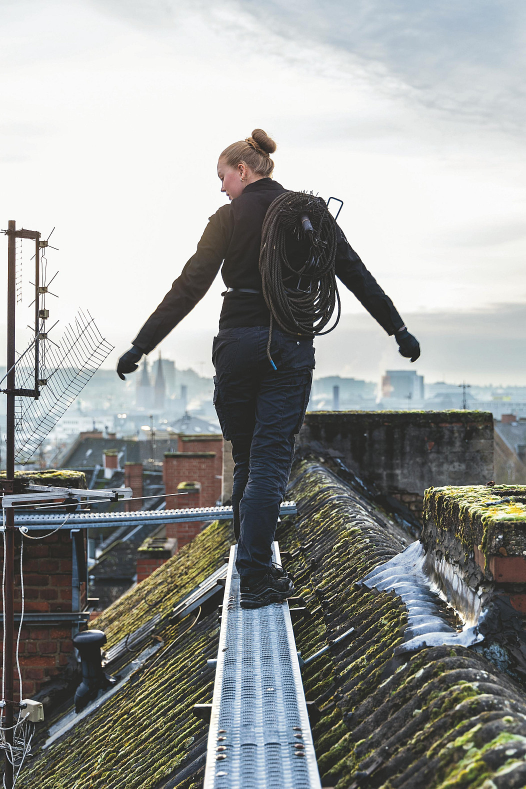
#> input picture testPics/8d672c174325539f.jpg, 1052 x 1577 px (shown at 1/2 size)
$ python detect-artifacts.py ../testPics/8d672c174325539f.jpg   (older library calls are emulated)
#> lines starting #> are read from the running program, lines starting #| are printed output that depends on the picture; after the words box and inside, x2 and y2 are one past the last pixel; in counts of white or black regions, pixels touching at a corner belong together
#> in detect_artifacts, img is the input picture: shape (1577, 1052, 3); mean B, G, R 150.7, 152.8, 150.7
import cv2
import numpy as np
import json
import sys
import os  # HINZUGEFÜGT
from scipy import ndimage
from skimage import feature, filters

def make_json_serializable(obj):
    """Konvertiert numpy-Typen zu Python-Typen für JSON"""
    if isinstance(obj, dict):
        return {key: make_json_serializable(value) for key, value in obj.items()}
    elif isinstance(obj, list):
        return [make_json_serializable(item) for item in obj]
    elif isinstance(obj, np.bool_):
        return bool(obj)
    elif isinstance(obj, np.integer):
        return int(obj)
    elif isinstance(obj, np.floating):
        return float(obj)
    else:
        return obj

def detect_compression_artifacts(img):
    """Erkennt JPEG-Kompressionsartefakte"""
    gray = cv2.cvtColor(img, cv2.COLOR_BGR2GRAY)

    # Blockiness Detection (8x8 JPEG-Blöcke)
    blockiness_score = 0.0
    block_edges = 0

    # Vertikale Blockgrenzen
    for i in range(8, gray.shape[0], 8):
        if i < gray.shape[0] - 1:
            diff = np.abs(gray[i, :].astype(float) - gray[i-1, :].astype(float))
            block_edges += np.sum(diff > 10)
#> this loop made 197 passes
#> block_edges on passes 1 to 12: 0, 0, 0, 0, 0, 0, 0, 0, 0, 0, 0, 0
#> after the loop, block_edges = 44417

    # Horizontale Blockgrenzen
    for j in range(8, gray.shape[1], 8):
        if j < gray.shape[1] - 1:
            diff = np.abs(gray[:, j].astype(float) - gray[:, j-1].astype(float))
            block_edges += np.sum(diff > 10)
#> this loop made 131 passes
#> block_edges on passes 1 to 12: 44952, 45292, 45409, 45765, 46241, 46616, 46924, 47184, 47614, 47985, 48380, 48653
#> after the loop, block_edges = 85256

    total_possible_edges = (gray.shape[0] // 8) * gray.shape[1] + (gray.shape[1] // 8) * gray.shape[0]
#> total_possible_edges = 413831
    blockiness_score = block_edges / max(total_possible_edges, 1)
#> blockiness_score = 0.206

    return {
        'blockiness_score': float(blockiness_score),
        'ai_blockiness_indicator': bool(blockiness_score > 0.3)  # Explizit zu bool konvertieren
    }

def detect_ringing_artifacts(img):
    """Erkennt Ringing-Artefakte um Kanten"""
    gray = cv2.cvtColor(img, cv2.COLOR_BGR2GRAY)

    # Kantenerkennung
    edges = cv2.Canny(gray, 50, 150)
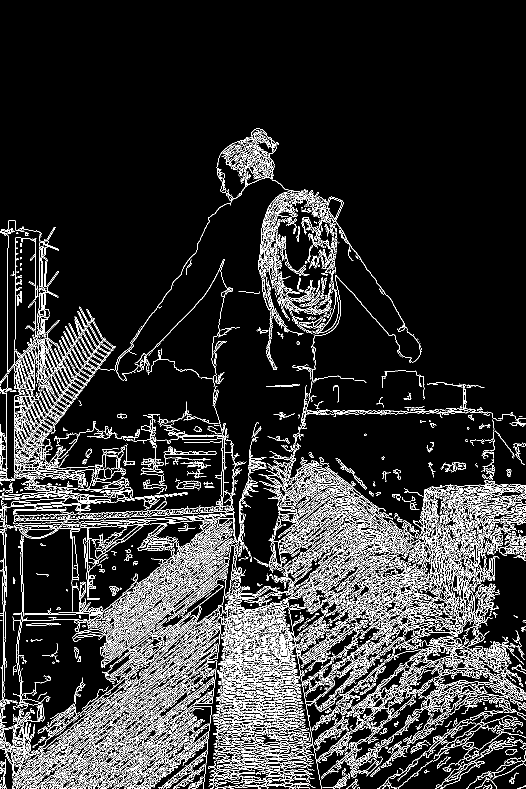
#> edges: shape (1577, 1052) (shown at 1/2 size); 12% white in thin lines or dots, all inside (x1, y1, x2, y2) = (0, 257, 1052, 1577)

    # Sobel-Operator für Kantenrichtung
    sobel_x = cv2.Sobel(gray, cv2.CV_64F, 1, 0, ksize=3)
    sobel_y = cv2.Sobel(gray, cv2.CV_64F, 0, 1, ksize=3)
    sobel_mag = np.sqrt(sobel_x**2 + sobel_y**2)

    # Ringing-Score basierend auf Oszillationen nahe Kanten
    kernel = np.ones((3,3), np.uint8)
    edge_dilated = cv2.dilate(edges, kernel, iterations=2)
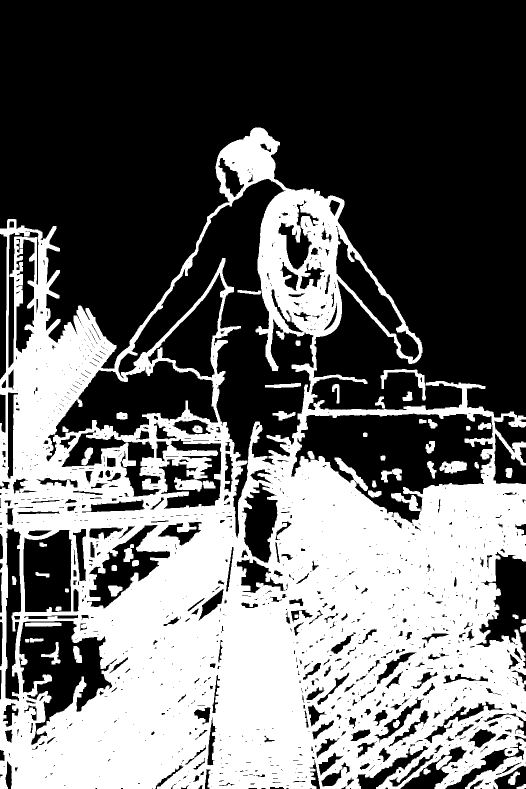
#> edge_dilated: shape (1577, 1052) (shown at 1/2 size); 40.7% white; 52 white regions, largest, box (x1, y1, x2, y2) and area: (0, 255, 1052, 1577) 661618, (761, 738, 852, 801) 1153, (879, 922, 934, 947) 978

    # Bereich um Kanten analysieren
    ringing_regions = edge_dilated > 0
    if np.sum(ringing_regions) > 0:
        ringing_intensity = np.std(sobel_mag[ringing_regions])
#> ringing_intensity = 184.1
    else:
        ringing_intensity = 0.0

    return {
        'ringing_intensity': float(ringing_intensity),
        'ai_ringing_indicator': bool(ringing_intensity > 15.0)
    }

def detect_color_bleeding(img):
    """Erkennt Farbblutungen typisch für starke Kompression"""
    # Konvertiere zu verschiedenen Farbräumen
    hsv = cv2.cvtColor(img, cv2.COLOR_BGR2HSV)
#> hsv: shape (1577, 1052, 3); mean H, S, V 58.4, 29.3, 157.5
    yuv = cv2.cvtColor(img, cv2.COLOR_BGR2YUV)
#> yuv: shape (1577, 1052, 3); mean of channels 0, 1, 2 152, 127.4, 126.9

    # Analysiere Chrominanz-Kanäle
    u_channel = yuv[:,:,1]
    v_channel = yuv[:,:,2]
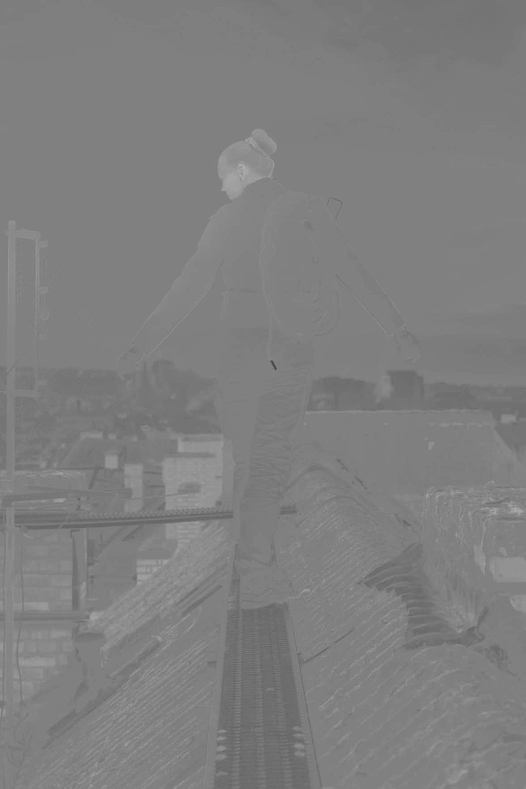
#> v_channel: shape (1577, 1052) (shown at 1/2 size); min 59, max 186, mean 126.9

    # Suche nach abrupten Farbübergängen
    u_grad = np.gradient(u_channel.astype(float))
#> u_grad = 2 items
    v_grad = np.gradient(v_channel.astype(float))
#> v_grad = 2 items

    color_gradient_magnitude = np.sqrt(u_grad[0]**2 + u_grad[1]**2 + v_grad[0]**2 + v_grad[1]**2)
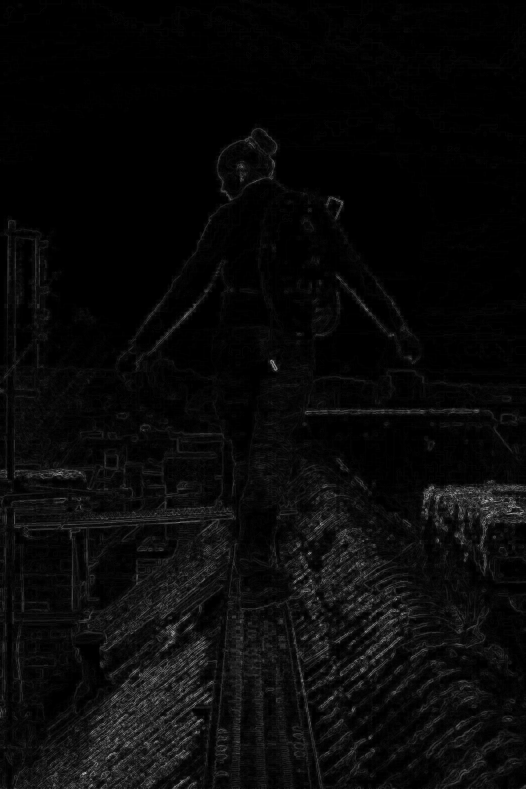
#> color_gradient_magnitude: shape (1577, 1052) float64 (shown at 1/2 size); min 0, max 49.77, mean 1.8; drawn with min black and max white
    bleeding_score = np.mean(color_gradient_magnitude)
#> bleeding_score = 1.81

    return {
        'color_bleeding_score': float(bleeding_score),
        'ai_bleeding_indicator': bool(bleeding_score < 2.0)
    }

def detect_upscaling_artifacts(img):
    """Erkennt Upscaling-Artefakte von AI-Bildern"""
    gray = cv2.cvtColor(img, cv2.COLOR_BGR2GRAY)

    # Analysiere Hochfrequenz-Details
    # Laplacian für Schärfe-Detection
    laplacian = cv2.Laplacian(gray, cv2.CV_64F)
    sharpness_score = np.var(laplacian)
#> sharpness_score = 3948.1

    # Analysiere Interpolations-Muster
    # Downscale und wieder upscale
    small = cv2.resize(gray, (gray.shape[1]//2, gray.shape[0]//2), interpolation=cv2.INTER_LINEAR)
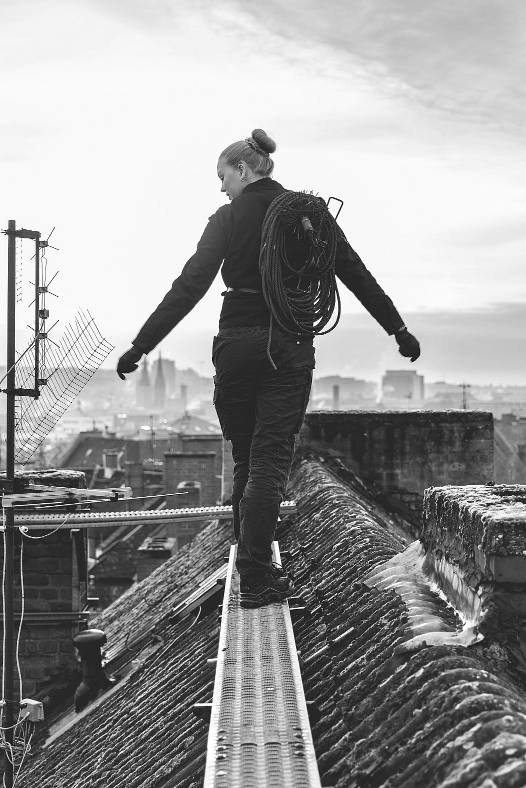
#> small: shape (788, 526); min 4, max 255, mean 151.9
    upscaled = cv2.resize(small, (gray.shape[1], gray.shape[0]), interpolation=cv2.INTER_LINEAR)

    # Differenz zwischen Original und Re-Interpolation
    interpolation_diff = np.mean(np.abs(gray.astype(float) - upscaled.astype(float)))
#> interpolation_diff = 6.77

    return {
        'sharpness_score': float(sharpness_score),
        'interpolation_diff': float(interpolation_diff),
        'ai_upscaling_indicator': bool(sharpness_score > 1000 and interpolation_diff < 5)
    }

def detect_noise_reduction_artifacts(img):
    """Erkennt übermäßige Rauschunterdrückung"""
    gray = cv2.cvtColor(img, cv2.COLOR_BGR2GRAY)

    # Lokale Standardabweichung als Rauschmaß
    kernel = np.ones((5,5), np.float32) / 25
    mean_img = cv2.filter2D(gray.astype(np.float32), -1, kernel)
    variance_img = cv2.filter2D((gray.astype(np.float32) - mean_img)**2, -1, kernel)

    # Bereiche mit sehr niedrigem Rauschen finden
    low_noise_areas = variance_img < 1.0
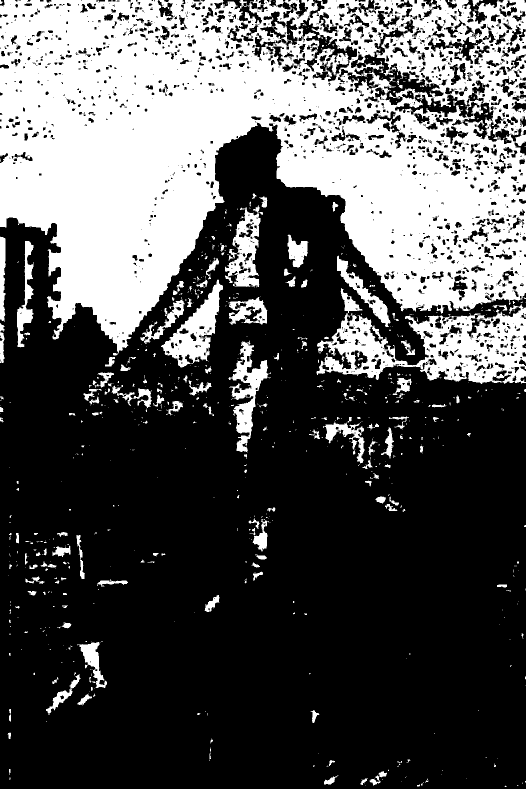
#> low_noise_areas: shape (1577, 1052) bool (shown at 1/2 size); 33.3% white; 1017 white regions (822 under 20 px), largest, box (x1, y1, x2, y2) and area: (0, 0, 1052, 707) 460352, (633, 610, 1052, 768) 32009, (322, 559, 446, 735) 8000
    smooth_percentage = np.sum(low_noise_areas) / low_noise_areas.size
#> smooth_percentage = 0.333

    # Textur-Analyse mit Local Binary Patterns
    lbp = feature.local_binary_pattern(gray, 8, 1, method='uniform')
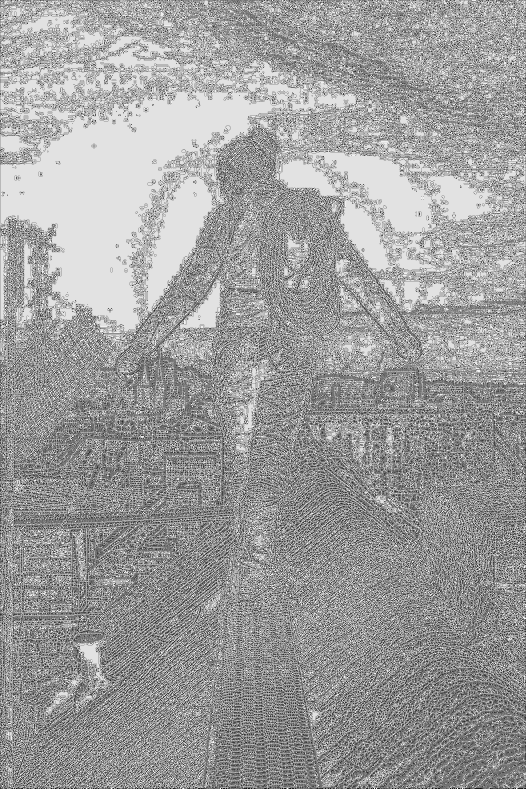
#> lbp: shape (1577, 1052) float64 (shown at 1/2 size); min 0, max 9, mean 5.56; drawn with min black and max white
    texture_uniformity = np.std(lbp)
#> texture_uniformity = 2.64

    return {
        'smooth_percentage': float(smooth_percentage),
        'texture_uniformity': float(texture_uniformity),
        'ai_denoise_indicator': bool(smooth_percentage > 0.7 and texture_uniformity < 10)
    }

# [60 lines left out: function detect_png_specific_artifacts, not called in this run]

def calculate_artifact_ai_score(results):
    indicators = []
    strong_indicators = []

    # Ringing - schärfere Schwellen
    if 'ringing_artifacts' in results:
        ringing = results['ringing_artifacts']
#> ringing = {'ringing_intensity': 184.1, 'ai_ringing_indicator': True}
        if ringing.get('ringing_intensity', 0) > 150:  # War 100, jetzt höher
            strong_indicators.append(True)
            indicators.append(True)
        elif ringing.get('ringing_intensity', 0) > 100:
            indicators.append(True)
        else:
            indicators.append(ringing.get('ai_ringing_indicator', False))

    # Color Bleeding - schärfere Schwellen
    if 'color_bleeding' in results:
        bleeding = results['color_bleeding']
#> bleeding = {'color_bleeding_score': 1.81, 'ai_bleeding_indicator': True}
        if bleeding.get('color_bleeding_score', 0) > 2.0:  # War 1.5, jetzt höher
            strong_indicators.append(True)
            indicators.append(True)
        else:
            indicators.append(bleeding.get('ai_bleeding_indicator', False))

    # Andere Indikatoren...

    ai_score = sum(indicators) / len(indicators) if indicators else 0.0
#> ai_score = 1

    # NUR boost bei sehr starken Signalen
    if len(strong_indicators) >= 2:
        ai_score = min(ai_score * 1.3, 1.0)

    return ai_score

def detect_artifacts(img_path):
    """Hauptfunktion für Artefakt-Erkennung"""
    try:
        img = cv2.imread(img_path, cv2.IMREAD_UNCHANGED)
        if img is None:
            return {'error': f'Konnte Bild nicht laden: {img_path}'}

        # Basis-Analysen (für beide Formate)
        results = {
            'compression_artifacts': detect_compression_artifacts(img),
            'ringing_artifacts': detect_ringing_artifacts(img),
            'color_bleeding': detect_color_bleeding(img),
            'upscaling_artifacts': detect_upscaling_artifacts(img),
            'noise_reduction': detect_noise_reduction_artifacts(img)
        }

        # Format-spezifische Analysen
        _, ext = os.path.splitext(img_path.lower())
        if ext == '.png':
            results['png_artifacts'] = detect_png_specific_artifacts(img, img_path)

        # Gesamt-AI-Score berechnen
        results['overall_assessment'] = calculate_artifact_ai_score(results)

        # JSON-serializable machen
        results = make_json_serializable(results)
#> results = 6 items

        return results

    except Exception as e:
        return {'error': str(e)}

def main():
    if len(sys.argv) != 2:
        print("Usage: python3 detect-artifacts.py <image_path>", file=sys.stderr)
        sys.exit(1)

    img_path = sys.argv[1]
    result = detect_artifacts(img_path)
#> result = 6 items
    print(json.dumps(result, indent=2))
#> (printed output is left out)

if __name__ == "__main__":
    main()

$ run again, on testPics/0002-R.png
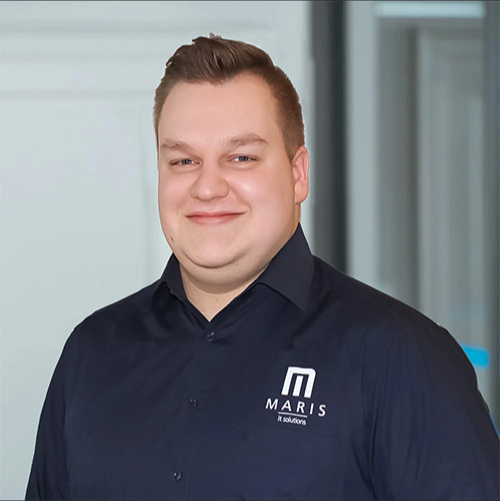
#> input picture testPics/0002-R.png, 1000 x 1002 px (shown at 1/2 size)
#> in detect_artifacts, img is the input picture: shape (1002, 1000, 4); mean B, G, R, A 124.2, 118.9, 117.4, 255
#> the loop in detect_compression_artifacts, `for i in range(8, gray.shape[0], 8):` made 125 passes
#> block_edges on passes 1 to 8: 0, 0, 0, 0, 0, 0, 0, 0
#> after the loop in detect_compression_artifacts, `for i in range(8, gray.shape[0], 8):`: block_edges = 19
#> the loop in detect_compression_artifacts, `for j in range(8, gray.shape[1], 8):` made 124 passes
#> block_edges on passes 1 to 8: 19, 19, 19, 19, 19, 31, 60, 92
#> after the loop in detect_compression_artifacts, `for j in range(8, gray.shape[1], 8):`: block_edges = 3715
#> blockiness_score = 0.0148
#> in detect_ringing_artifacts, `edges = cv2.Canny(gray, 50, 150)`:
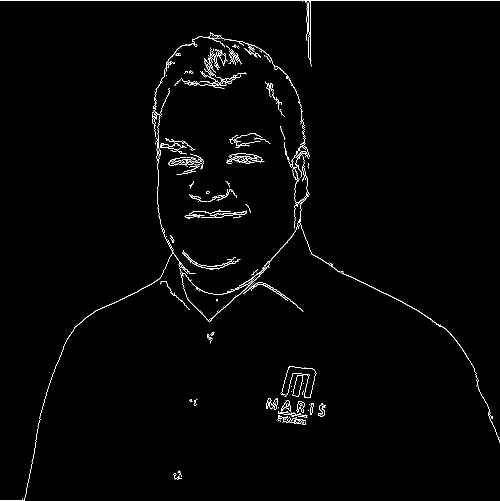
#> edges: shape (1002, 1000) (shown at 1/2 size); 1.2% white in thin lines or dots
#> edge_dilated: shape (1002, 1000); 5.7% white; 21 white regions, largest, box (x1, y1, x2, y2) and area: (0, 63, 1000, 1002) 34079, (0, 0, 1000, 135) 4792, (530, 795, 617, 852) 3045
#> ringing_intensity = 166.1
#> hsv: shape (1002, 1000, 3); mean H, S, V 90.1, 54.2, 132
#> yuv: shape (1002, 1000, 3); mean of channels 0, 1, 2 119.1, 130.5, 126.6
#> u_grad = 2 items
#> bleeding_score = 0.425
#> sharpness_score = 324.3
#> interpolation_diff = 1.16
#> low_noise_areas: shape (1002, 1000) bool; 75.6% white; 1104 black regions (746 under 20 px), largest, box (x1, y1, x2, y2) and area: (0, 0, 1000, 1002) 198541, (522, 719, 658, 876) 12262, (958, 324, 971, 523) 1192
#> smooth_percentage = 0.756
#> in detect_noise_reduction_artifacts, `lbp = feature.local_binary_pattern(gray, 8, 1, method='uniform')`:
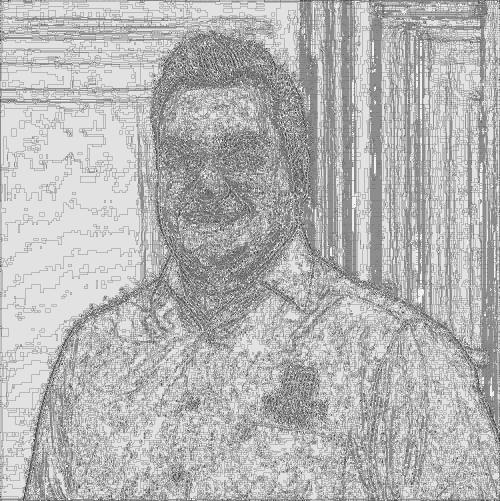
#> lbp: shape (1002, 1000) float64 (shown at 1/2 size); min 0, max 9, mean 6.42; drawn with min black and max white
#> texture_uniformity = 1.93
#> unique_colors = 30351
#> after the loop in detect_png_specific_artifacts, `for i in range(0, gray.shape[0] - patch_size, patch_size * 2):`: dithering_scores = 3906 values, max 9213.1 at index 2891, min 0 at index 69, mean 152.1
#> dithering_score = 152.1
#> edge_density = 0.0121
#> ringing = {'ringing_intensity': 166.1, 'ai_ringing_indicator': True}
#> bleeding = {'color_bleeding_score': 0.425, 'ai_bleeding_indicator': True}
#> ai_score = 1
#> results = 7 items
#> (printed output is left out)
